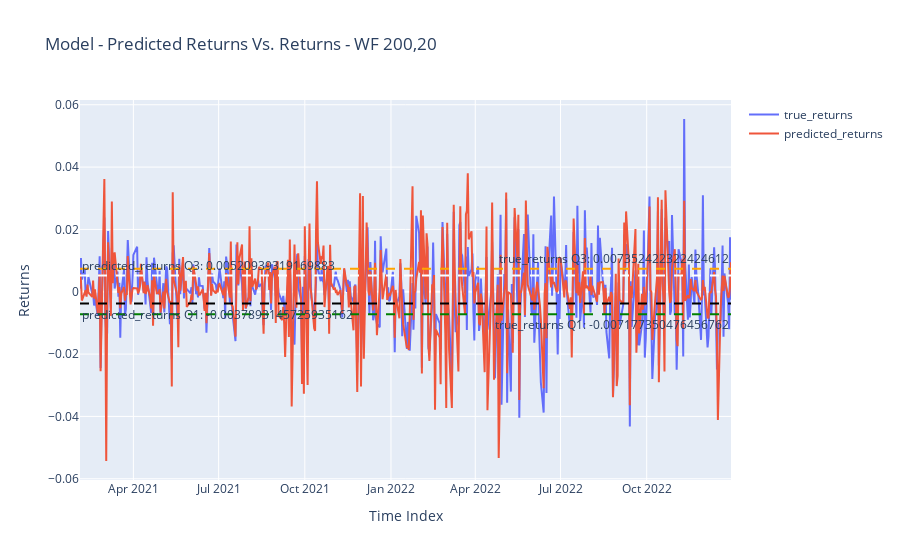

This figure's notebook cell:
### Code cell
feature1 = 'true_returns'
feature2 = 'predicted_returns'

# Create line plot
fig = go.Figure()

# Add line plot for feature1
fig.add_trace(go.Scatter(
    x=dfX.index,  # Assuming the index represents x-axis values
    y=dfX[feature1],
    mode='lines',
    name=feature1
))

# Add line plot for feature2
fig.add_trace(go.Scatter(
    x=dfX.index,  # Assuming the index represents x-axis values
    y=dfX[feature2],
    mode='lines',
    name=feature2
))

# Calculate quartiles for feature1
q1_feature1 = dfX[feature1].quantile(0.25)
q3_feature1 = dfX[feature1].quantile(0.75)

# Calculate quartiles for feature2
q1_feature2 = dfX[feature2].quantile(0.25)
q3_feature2 = dfX[feature2].quantile(0.75)

# Add horizontal lines for quartiles for feature1
fig.add_hline(y=q1_feature1, line_dash="dash", line_color="green", annotation_text=f'{feature1} Q1: {q1_feature1}', annotation_position="bottom right")
fig.add_hline(y=q3_feature1, line_dash="dash", line_color="orange", annotation_text=f'{feature1} Q3: {q3_feature1}', annotation_position="top right")

# Add horizontal lines for quartiles for feature2
fig.add_hline(y=q1_feature2, line_dash="dash", line_color="black", annotation_text=f'{feature2} Q1: {q1_feature2}', annotation_position="bottom left")
fig.add_hline(y=q3_feature2, line_dash="dash", line_color="white", annotation_text=f'{feature2} Q3: {q3_feature2}', annotation_position="top left")

# Customize layout
fig.update_layout(
    title='Model - Predicted Returns Vs. Returns - WF 200,20',
    xaxis=dict(title='Time Index'),  # Customize x-axis label
    yaxis=dict(title='Returns'),  # Customize y-axis label
    hovermode='closest'
)

# Show plot
fig.show()

### Figure 1 — Plotly figure (JSON) as saved in the notebook; plotly's stock layout.template omitted (floating-point values rounded to 4 significant figures; data arrays with more than 128 entries replaced by an {"elided": "..."} marker saying what was removed)
{"data": [{"mode": "lines", "name": "true_returns", "type": "scatter", "x": {"elided": "482 str values"}, "y": {"elided": "482 float values"}}, {"mode": "lines", "name": "predicted_returns", "type": "scatter", "x": {"elided": "482 str values"}, "y": {"elided": "482 float values"}}], "layout": {"annotations": [{"showarrow": false, "text": "true_returns Q1: -0.007177350476456762", "x": 1, "xanchor": "right", "xref": "x domain", "y": -0.007177, "yanchor": "top", "yref": "y"}, {"showarrow": false, "text": "true_returns Q3: 0.007352422322424612", "x": 1, "xanchor": "right", "xref": "x domain", "y": 0.007352, "yanchor": "bottom", "yref": "y"}, {"showarrow": false, "text": "predicted_returns Q1: -0.0037893145725935162", "x": 0, "xanchor": "left", "xref": "x domain", "y": -0.003789, "yanchor": "top", "yref": "y"}, {"showarrow": false, "text": "predicted_returns Q3: 0.00520939319169883", "x": 0, "xanchor": "left", "xref": "x domain", "y": 0.005209, "yanchor": "bottom", "yref": "y"}], "hovermode": "closest", "shapes": [{"line": {"color": "green", "dash": "dash"}, "type": "line", "x0": 0, "x1": 1, "xref": "x domain", "y0": -0.007177, "y1": -0.007177, "yref": "y"}, {"line": {"color": "orange", "dash": "dash"}, "type": "line", "x0": 0, "x1": 1, "xref": "x domain", "y0": 0.007352, "y1": 0.007352, "yref": "y"}, {"line": {"color": "black", "dash": "dash"}, "type": "line", "x0": 0, "x1": 1, "xref": "x domain", "y0": -0.003789, "y1": -0.003789, "yref": "y"}, {"line": {"color": "white", "dash": "dash"}, "type": "line", "x0": 0, "x1": 1, "xref": "x domain", "y0": 0.005209, "y1": 0.005209, "yref": "y"}], "title": {"text": "Model - Predicted Returns Vs. Returns - WF 200,20"}, "xaxis": {"title": {"text": "Time Index"}}, "yaxis": {"title": {"text": "Returns"}}}}
